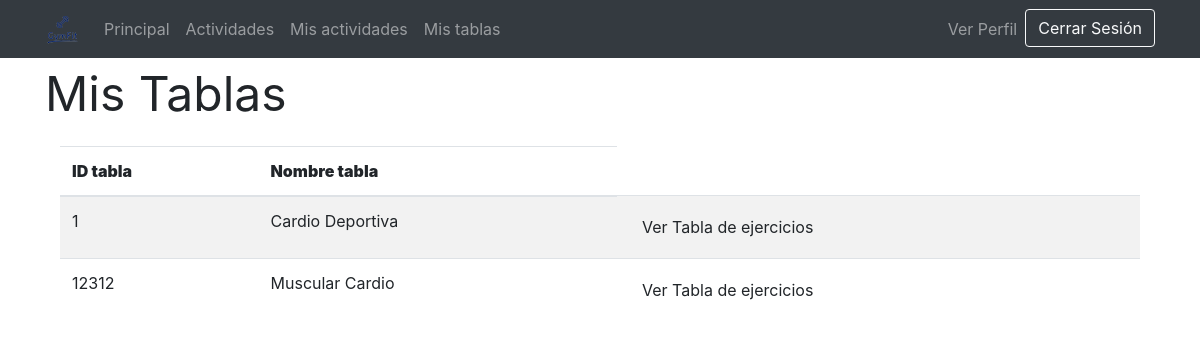
The app's page /vistas/misTablas.php (signed in) with its own data.
### tables this page shows
CREATE TABLE IF NOT EXISTS `deportista_tiene_tabla` (
  `Tabla_idTabla` int(11) NOT NULL,
  `Usuario_DNI` varchar(9) NOT NULL,
  PRIMARY KEY (`Tabla_idTabla`,`Usuario_DNI`),
  KEY `fk_Tabla_has_Usuario_Usuario1_idx` (`Usuario_DNI`),
  KEY `fk_Tabla_has_Usuario_Tabla1_idx` (`Tabla_idTabla`)
);

CREATE TABLE IF NOT EXISTS `tabla` (
  `idTabla` int(11) NOT NULL,
  `nombre` varchar(45) NOT NULL,
  `tipo` varchar(25) NOT NULL,
  `instrucciones` varchar(140) DEFAULT NULL,
  PRIMARY KEY (`idTabla`)
);

### modelos/m_gestionarTablas.php (called while the page is built, shortened)
<?php
  require_once '../controladores/controlador_tabla.php';
  class m_gestionarTablas{
  public function getDatosTabla($id)
	{
		$bd = conexion_BD();
		$r = $bd->query("SELECT * FROM tabla WHERE idTabla='".$id."'");
		mysqli_data_seek ($r, 0);
		$extraido= mysqli_fetch_array($r);
		return $extraido;
	}
    public function getTablasDeportista($dni)
    {
	$bd = conexion_BD();
      $sql = "SELECT * FROM deportista_tiene_tabla WHERE Usuario_dni='$dni'";
      $r = mysqli_query($bd, $sql);
		  return $r;
    }
  }
  ?>

### controladores/controlador_tabla.php (called while the page is built, shortened)
<?php
require_once '../modelos/m_gestionarTablas.php';
class controlador_tabla
{
  public static function devolverDatosTabla($id)
  {
    $m_gestionarTablas = new m_gestionarTablas();
    if ($m_gestionarTablas->comprobarTabla($id)) {
      return $m_gestionarTablas->getDatosTabla($id);
    }
  }
  public static function getTablasDeportista()
  {
    $dni = $_SESSION['userID'];
    $m_gestionarTablas = new m_gestionarTablas();
    return $m_gestionarTablas->getTablasDeportista($dni);
  }
}

### vistas/misTablas.php (the view, shortened to what this page needs)
<?php
require 'head.php';
require_once '../controladores/controlador_tabla.php';
$result = controlador_tabla::getTablasDeportista();
if (isset($_SESSION['userID']) && $_SESSION['userType'] == 'Deportista' && $_SESSION['connected'] == true) {
?>
  <body>
    <?php require 'header_deportista.php'; ?>
    <div class="container">
      <p style="font-size: -webkit-xxx-large;" id="actividades">Mis Tablas</p>
      <div class="table-responsive col-xs-12 col-sm-12 col-md-12 col-lg-12">
        <table class="table table-striped">
          <thead>
            <tr>
              <th><b>ID tabla</b></th>
              <th><b>Nombre tabla</b></th>
            </tr>
          </thead>
          <tbody>
            <?php
            foreach ($result as $reg) {
            ?>
              <tr>
                <td><?php echo $reg['Tabla_idTabla']; ?></td>
                <?php $aux = controlador_tabla::devolverDatosTabla($reg['Tabla_idTabla']); ?>
                <td><?php echo $aux['nombre'] ?></td>
                <td>
                  <a href="verTablaDeportista.php?id=<?php echo $reg['Tabla_idTabla']; ?>" style="text-decoration: none;"><button id="botonVer" type="button" class="btn btn-default2">Ver Tabla de ejercicios</button></a>
                </td>
              </tr>
  </body>
  </html>
<?php
            }
          }
?>

### records on screen
deportista_tiene_tabla: Tabla_idTabla "1", tabla.nombre "Cardio Deportiva"
deportista_tiene_tabla: Tabla_idTabla "12312", tabla.nombre "Muscular Cardio"
